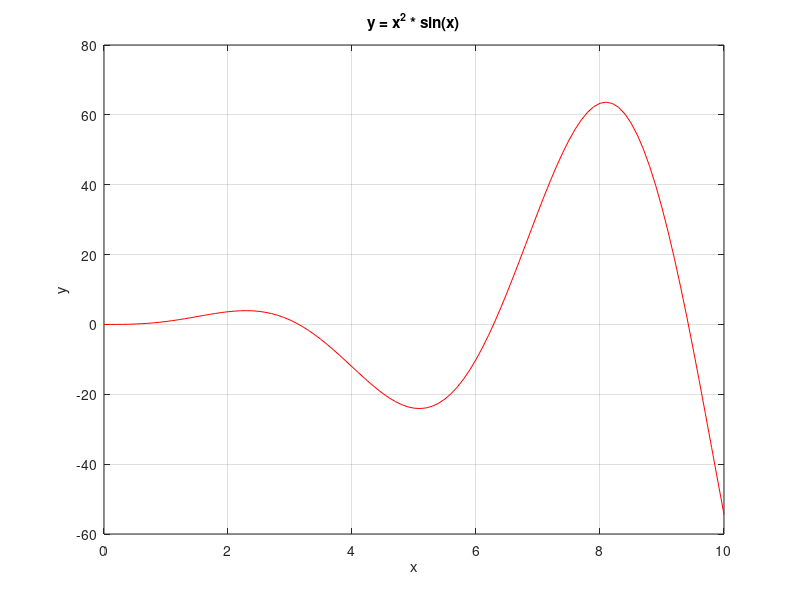

Recreate this plot in MATLAB.
x = 0:0.1:10;
y = (x.^2).*sin(x);

figure(1)
plot(x,y,'r-')
axis auto
xlabel 'x'
ylabel 'y'
title 'y = x^2 * sin(x)'
grid on